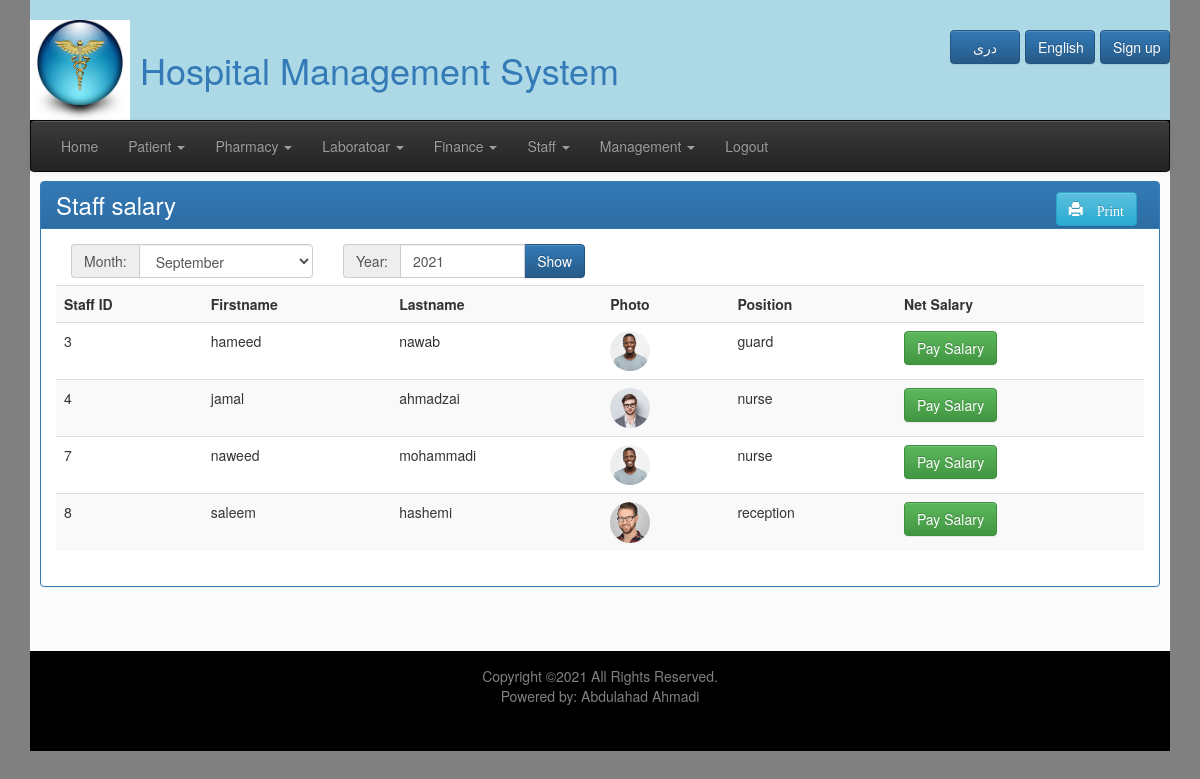
Screenshot of /salary_list.php (signed in) with the database file from the repository.
### tables this page shows
CREATE TABLE `staff` (
  `staff_id` int(11) NOT NULL,
  `firstname` varchar(32) NOT NULL,
  `lastname` varchar(32) NOT NULL,
  `birth_year` int(11) NOT NULL,
  `position` varchar(64) NOT NULL,
  `education` varchar(120) NOT NULL,
  `gender` tinyint(1) NOT NULL,
  `photo` varchar(120) NOT NULL,
  `phone` char(10) NOT NULL,
  `email` varchar(120) DEFAULT NULL,
  `address` varchar(120) NOT NULL,
  `gross_salary` int(11) NOT NULL,
  `hire_date` date NOT NULL,
  `staff_type` int(11) NOT NULL,
  `department_id` int(11) DEFAULT NULL
);

### salary_list.php (the view, shortened to what this page needs)
<?php require_once("connection.php"); ?>
<?php
    if(isset($_GET["month"])){
        $year = $_GET["year"];
        $month = $_GET["month"];
    }
    else{
    $year = date("Y");
    $month = date("m");
    }
    $salary = mysqli_query($con, "SELECT *, (SELECT net_salary FROM salary WHERE staff_id = staff.staff_id AND salary_year = $year AND salary_month = $month) AS net_salary FROM staff");
    $row_salary = mysqli_fetch_assoc($salary);
    $totalRows_salary = mysqli_num_rows($salary);
?>
<?php require_once("top.php"); ?>
<!DOCTYPE html>
<html lang="en">
<head>
</head>
<body>
            <div class="panel panel-primary">
                <div class="panel-heading">
                    <a href="#" class="btn btn-info pull-right print noprint" style="margin-right:7px;">
                        <span class="glyphicon glyphicon-print"></print>
                            Print
                    </a>
                    <h1>Staff salary</h1>
                </div>
                <div class="panel-body">
                    <div class="col-lg-6 col-md-6 col-sm-6 col-xs-12">
                    <div class="row">
                        <form class="noprint">
                            <div class="col-lg-6 col-md-6 col-sm-6 col-xs-12">
                            <div class="input-group">
                                <span class="input-group-addon" style="width:50px;">
                                    Month:
                                </span>
                                    <select class="form-control" name="month">
                                        <option value="9"<?php if(date("m") == 9) echo "selected"; ?>>September</option>
                                    </select>
                            </div>
                            </div>
                            <div class="col-lg-6 col-md-6 col-sm-6 col-xs-12">
                            <div class="input-group">
                                    <span class="input-group-addon" style="width:50px;">
                                        Year:
                                    </span>
                                <input class="form-control" type="text" value="<?php echo date("Y"); ?>" name="year">
                                <span class="input-group-btn">
                                    <input class="btn btn-primary" type="submit" value="Show">
                                </span>
                            </div>
                            </div>
                        </div>
                    </div>
                <div class="clearfix"></div>
                <?php if($totalRows_salary > 0) {  ?>
                    <table class="table table-striped ">
                            <tr>
                                    <th>Staff ID</th>
                                    <th>Firstname</th>
                                    <th>Lastname</th>
                                    <th>Photo</th>
                                    <th>Position</th>
                                    <th>Net Salary</th>
                            </tr>
                        <?php do { ?>
                            <tr>
                                <td><?php echo $row_salary["staff_id"]; ?></td>
                                <td><?php echo $row_salary["firstname"]; ?></td>
                                <td><?php echo $row_salary["lastname"]; ?></td>
                                <td><img src="<?php echo $row_salary["photo"]; ?>" width="40" class="img img-circle"></td>
                                <td><?php echo $row_salary["position"]; ?></td>
                                <td>
                                    <?php if($row_salary["net_salary"] == "") {  ?>
                                        <a href="salary_add.php?staff_id=<?php echo $row_salary["staff_id"]; ?>&month=<?php echo $month; ?>&year=<?php echo $year; ?>" class="btn btn-success">
                                            Pay Salary
                                        </a>
                                    <?php } else {  ?>
                                        <?php echo $row_salary["net_salary"]; ?>
                                    <?php } ?>
                                </td>
                            </tr>
                        <?php } while($row_salary = mysqli_fetch_assoc($salary)); ?>
                    </table>
                <?php } else { ?>
                    <div class="alert alert-warning">
                        <h3 style="text-align: center;">there is no Salary to show!</h3>
                    </div>
                <?php } ?>
                </div>
                </div>
<?php require_once("footer.php"); ?>

### css/style.css (style rules this page uses)
#content h1 { margin: 0%; }
.input-group { margin-bottom: 7px; }
.panel-heading h1 { margin: 0; font-size: 24px; margin-bottom: 0 !important; }
.input-group-addon { width: 110px; }
.input-group { width: 100%; }

### top.php (style rules this page uses)
body { background-color: gray; }

### rows the page displays
staff: staff_id "3", firstname "hameed", lastname "nawab", photo (picture), position "guard"
staff: staff_id "4", firstname "jamal", lastname "ahmadzai", photo (picture), position "nurse"
staff: staff_id "7", firstname "naweed", lastname "mohammadi", photo (picture), position "nurse"
staff: staff_id "8", firstname "saleem", lastname "hashemi", photo (picture), position "reception"
